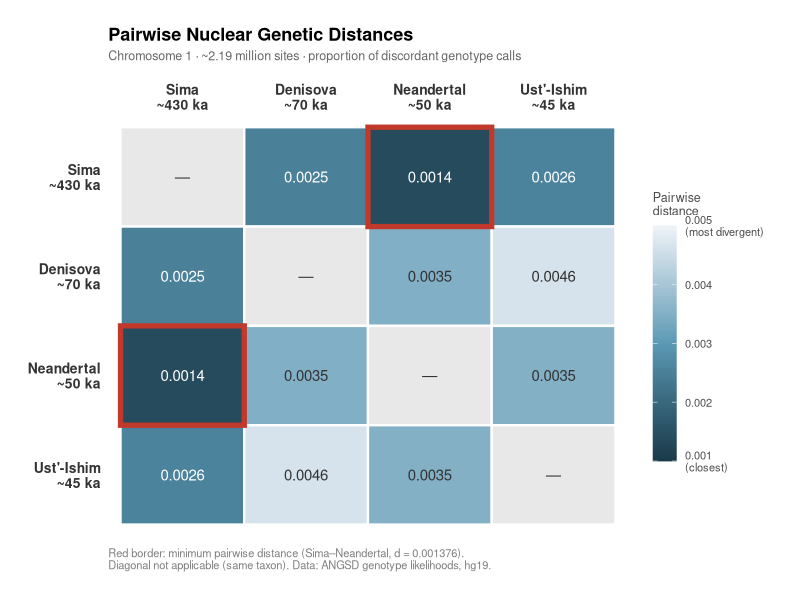
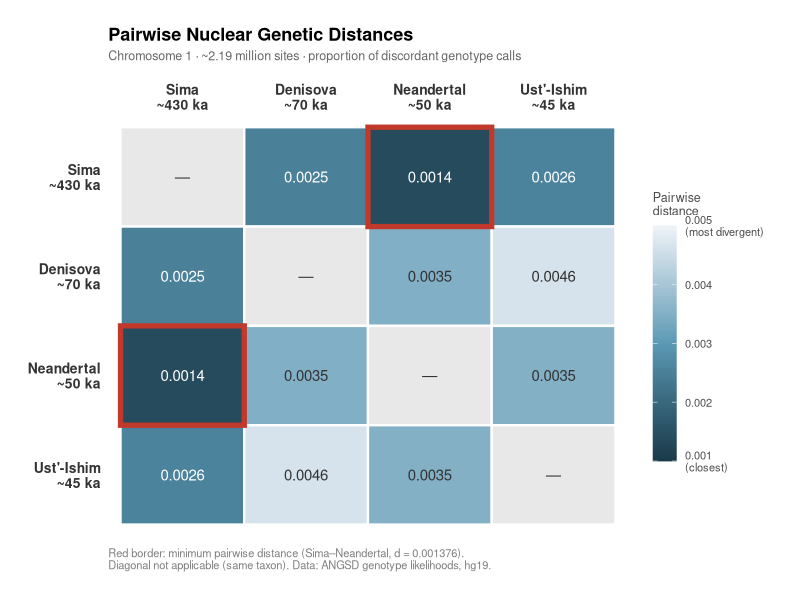

Reproduce these figures in R, in order.
# EN VERIFICACIÓN (2026-10-21): los valores de esta figura están tecleados a mano y no hay en el
# repositorio salidas de ANGSD que los respalden. No usar hasta recuperarlas y verificarlas.
# Ver CORRECTION.md, sección "ADN nuclear".
# Figure 2: Pairwise nuclear genetic distance heatmap
# Sima de los Huesos — Journal of Human Evolution
# Data: chromosome 1, ~2.19M subsampled sites, ANGSD genotype likelihoods
# R packages required: ggplot2, reshape2, ggtext

# install.packages(c("ggplot2", "reshape2", "ggtext"))
library(ggplot2)
library(reshape2)

# ── Distance matrix (proportion of discordant genotype calls) ──────────────
taxa <- c("Sima\n~430 ka", "Denisova\n~70 ka", "Neandertal\n~50 ka", "Ust'-Ishim\n~45 ka")

mat <- matrix(
  c(NA,       0.002506, 0.001376, 0.002557,
    0.002506, NA,       0.003481, 0.004643,
    0.001376, 0.003481, NA,       0.003496,
    0.002557, 0.004643, 0.003496, NA),
  nrow = 4, byrow = TRUE,
  dimnames = list(taxa, taxa)
)

# ── Melt to long format ────────────────────────────────────────────────────
df <- melt(mat, varnames = c("Taxon1", "Taxon2"), value.name = "Distance")
df$Taxon1 <- factor(df$Taxon1, levels = taxa)
df$Taxon2 <- factor(df$Taxon2, levels = rev(taxa))  # reverse y for readability

# ── Label: show value or "—" for diagonal ─────────────────────────────────
df$label <- ifelse(is.na(df$Distance), "—", sprintf("%.4f", df$Distance))

# ── Highlight the minimum off-diagonal (Sima–Neandertal) ──────────────────
df$is_min <- !is.na(df$Distance) & df$Distance == min(df$Distance, na.rm = TRUE)

# ── Color palette: white → steel blue (low = close = warm, high = far = cool)
# Reversed: closer = darker teal, farther = lighter
pal_low  <- "#1a3a4a"   # dark teal  → closest
pal_mid  <- "#5b9ab5"   # mid blue
pal_high <- "#f0f4f8"   # near-white → most divergent

# ── Plot ───────────────────────────────────────────────────────────────────
p <- ggplot(df, aes(x = Taxon1, y = Taxon2, fill = Distance)) +
  geom_tile(color = "white", linewidth = 0.8) +
  geom_text(aes(label = label,
                color = ifelse(is.na(Distance) | Distance > 0.003, "dark", "light")),
            size = 3.8, fontface = "plain", family = "Helvetica") +
  # Red border on minimum cell
  geom_tile(data = subset(df, is_min),
            aes(x = Taxon1, y = Taxon2),
            fill = NA, color = "#c0392b", linewidth = 1.8) +
  scale_fill_gradient2(
    low      = pal_low,
    mid      = pal_mid,
    high     = pal_high,
    midpoint = 0.003,
    na.value = "#e8e8e8",
    name     = "Pairwise\ndistance",
    limits   = c(0.001, 0.005),
    breaks   = c(0.001, 0.002, 0.003, 0.004, 0.005),
    labels   = c("0.001\n(closest)", "0.002", "0.003", "0.004", "0.005\n(most divergent)")
  ) +
  scale_color_manual(values = c("dark" = "grey20", "light" = "white"),
                     guide  = "none") +
  scale_x_discrete(position = "top") +
  labs(
    title    = "Pairwise Nuclear Genetic Distances",
    subtitle = "Chromosome 1 · ~2.19 million sites · proportion of discordant genotype calls",
    caption  = "Red border: minimum pairwise distance (Sima–Neandertal, d = 0.001376).\nDiagonal not applicable (same taxon). Data: ANGSD genotype likelihoods, hg19."
  ) +
  theme_minimal(base_family = "Helvetica", base_size = 12) +
  theme(
    plot.title       = element_text(face = "bold", size = 13, hjust = 0,
                                    margin = margin(b = 4)),
    plot.subtitle    = element_text(size = 9, color = "grey40", hjust = 0,
                                    margin = margin(b = 12)),
    plot.caption     = element_text(size = 8, color = "grey50", hjust = 0,
                                    margin = margin(t = 10)),
    axis.text.x      = element_text(size = 10, face = "bold", color = "grey20",
                                    hjust = 0.5),
    axis.text.y      = element_text(size = 10, face = "bold", color = "grey20",
                                    hjust = 1),
    axis.title       = element_blank(),
    panel.grid       = element_blank(),
    legend.title     = element_text(size = 9, color = "grey30"),
    legend.text      = element_text(size = 8, color = "grey30"),
    legend.key.height = unit(1.2, "cm"),
    plot.margin      = margin(20, 20, 20, 20),
    plot.background  = element_rect(fill = "white", color = NA),
    panel.background = element_rect(fill = "white", color = NA)
  )

# ── Export ─────────────────────────────────────────────────────────────────
# PDF (vector, for journal submission)
ggsave("figure2_heatmap.pdf",
       plot   = p,
       width  = 7,
       height = 5.5,
       units  = "in",
       device = cairo_pdf)

# TIFF 600 dpi (JHE requires minimum 300 dpi for halftones, 600 for figures)
ggsave("figure2_heatmap.tiff",
       plot   = p,
       width  = 7,
       height = 5.5,
       units  = "in",
       dpi    = 600,
       compression = "lzw")

message("✓ figure2_heatmap.pdf and .tiff saved")
